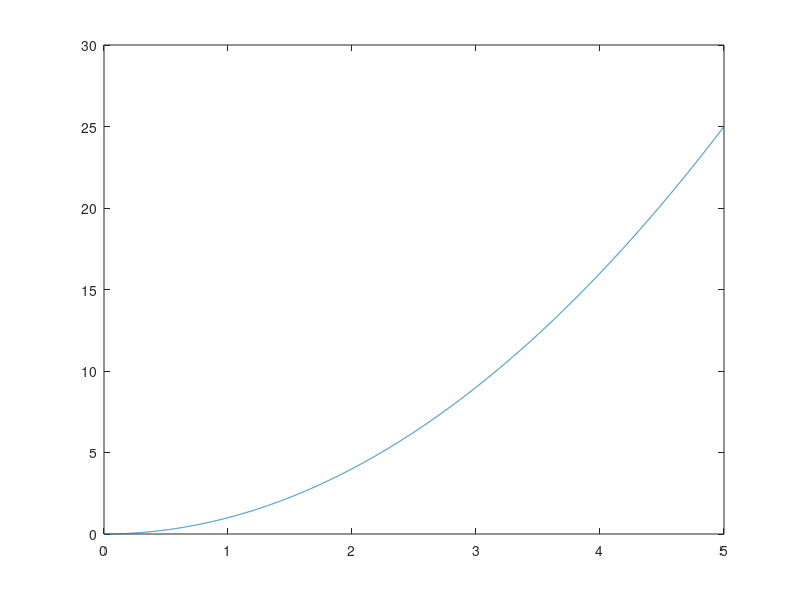

This chart was generated by the following MATLAB code:
close all; clear all; clc;

y = @(t,y) 2*t; % function
y_3 = y(3); % Gives answer with the inserted value
tspan = 0 :0.001: 5; 
y0 = 0; % Initial condition
[t,y] = ode45(y, tspan, y0);

plot(t,y)

